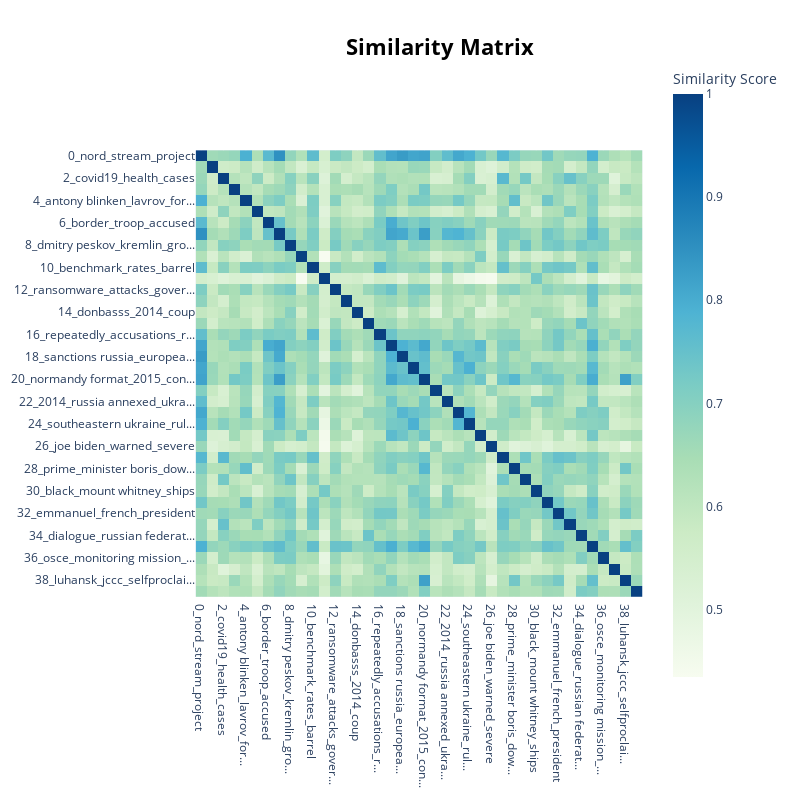

The notebook cell this image was saved under:
### Code cell
topic_model.visualize_heatmap()

### Figure 1 — Plotly figure (JSON) as saved in the notebook; plotly's stock layout.template omitted (floating-point values rounded to 4 significant figures; data arrays with more than 128 entries replaced by an {"elided": "..."} marker saying what was removed)
{"data": [{"coloraxis": "coloraxis", "hovertemplate": "x: %{x}<br>y: %{y}<br>Similarity Score: %{z}<extra></extra>", "name": "0", "type": "heatmap", "x": ["0_nord_stream_project", "1_president_volodymyr_vladi...", "2_covid19_health_cases", "3_alliance_join_member", "4_antony blinken_lavrov_for...", "5_eastward_guarantees_propo...", "6_border_troop_accused", "7_million_summoned russian_...", "8_dmitry peskov_kremlin_gro...", "9_truss_sergey lavrov_liz", "10_benchmark_rates_barrel", "11_leave_department_families", "12_ransomware_attacks_gover...", "13_gazprom_transit_cubic", "14_donbasss_2014_coup", "15_geneva_security_talks", "16_repeatedly_accusations_r...", "17_west kyiv_recently_invas...", "18_sanctions russia_europea...", "19_people_concerned_border", "20_normandy format_2015_con...", "21_ministry_forces_bases", "22_2014_russia annexed_ukra...", "23_belarus_president alexan...", "24_southeastern ukraine_rul...", "25_minsk agreements_accords...", "26_joe biden_warned_severe", "27_group_world cup_play", "28_prime_minister boris_dow...", "29_energy_supplies_lng", "30_black_mount whitney_ships", "31_video_talks_tuesday", "32_emmanuel_french_president", "33_republics_peoples_denis ...", "34_dialogue_russian federat...", "35_citizenship_saakashvili ...", "36_osce_monitoring mission_...", "37_added_going_say", "38_luhansk_jccc_selfproclai...", "39_8500_pentagon_eastern"], "xaxis": "x", "y": ["0_nord_stream_project", "1_president_volodymyr_vladi...", "2_covid19_health_cases", "3_alliance_join_member", "4_antony blinken_lavrov_for...", "5_eastward_guarantees_propo...", "6_border_troop_accused", "7_million_summoned russian_...", "8_dmitry peskov_kremlin_gro...", "9_truss_sergey lavrov_liz", "10_benchmark_rates_barrel", "11_leave_department_families", "12_ransomware_attacks_gover...", "13_gazprom_transit_cubic", "14_donbasss_2014_coup", "15_geneva_security_talks", "16_repeatedly_accusations_r...", "17_west kyiv_recently_invas...", "18_sanctions russia_europea...", "19_people_concerned_border", "20_normandy format_2015_con...", "21_ministry_forces_bases", "22_2014_russia annexed_ukra...", "23_belarus_president alexan...", "24_southeastern ukraine_rul...", "25_minsk agreements_accords...", "26_joe biden_warned_severe", "27_group_world cup_play", "28_prime_minister boris_dow...", "29_energy_supplies_lng", "30_black_mount whitney_ships", "31_video_talks_tuesday", "32_emmanuel_french_president", "33_republics_peoples_denis ...", "34_dialogue_russian federat...", "35_citizenship_saakashvili ...", "36_osce_monitoring mission_...", "37_added_going_say", "38_luhansk_jccc_selfproclai...", "39_8500_pentagon_eastern"], "yaxis": "y", "z": {"elided": "40x40 float values"}}], "layout": {"coloraxis": {"colorbar": {"title": {"text": "Similarity Score"}}, "colorscale": [[0, "rgb(247,252,240)"], [0.125, "rgb(224,243,219)"], [0.25, "rgb(204,235,197)"], [0.375, "rgb(168,221,181)"], [0.5, "rgb(123,204,196)"], [0.625, "rgb(78,179,211)"], [0.75, "rgb(43,140,190)"], [0.875, "rgb(8,104,172)"], [1, "rgb(8,64,129)"]]}, "height": 800, "hoverlabel": {"bgcolor": "white", "font": {"family": "Rockwell", "size": 16}}, "legend": {"title": {"text": "Trend"}}, "margin": {"t": 60}, "showlegend": true, "title": {"font": {"color": "Black", "size": 22}, "text": "<b>Similarity Matrix", "x": 0.55, "xanchor": "center", "y": 0.95, "yanchor": "top"}, "width": 800, "xaxis": {"anchor": "y", "autorange": true, "constrain": "domain", "domain": [0, 1], "range": [-0.5, 39.5], "scaleanchor": "y", "type": "category"}, "yaxis": {"anchor": "x", "autorange": true, "constrain": "domain", "domain": [0.1438, 0.8562], "range": [39.5, -0.5], "type": "category"}}}
